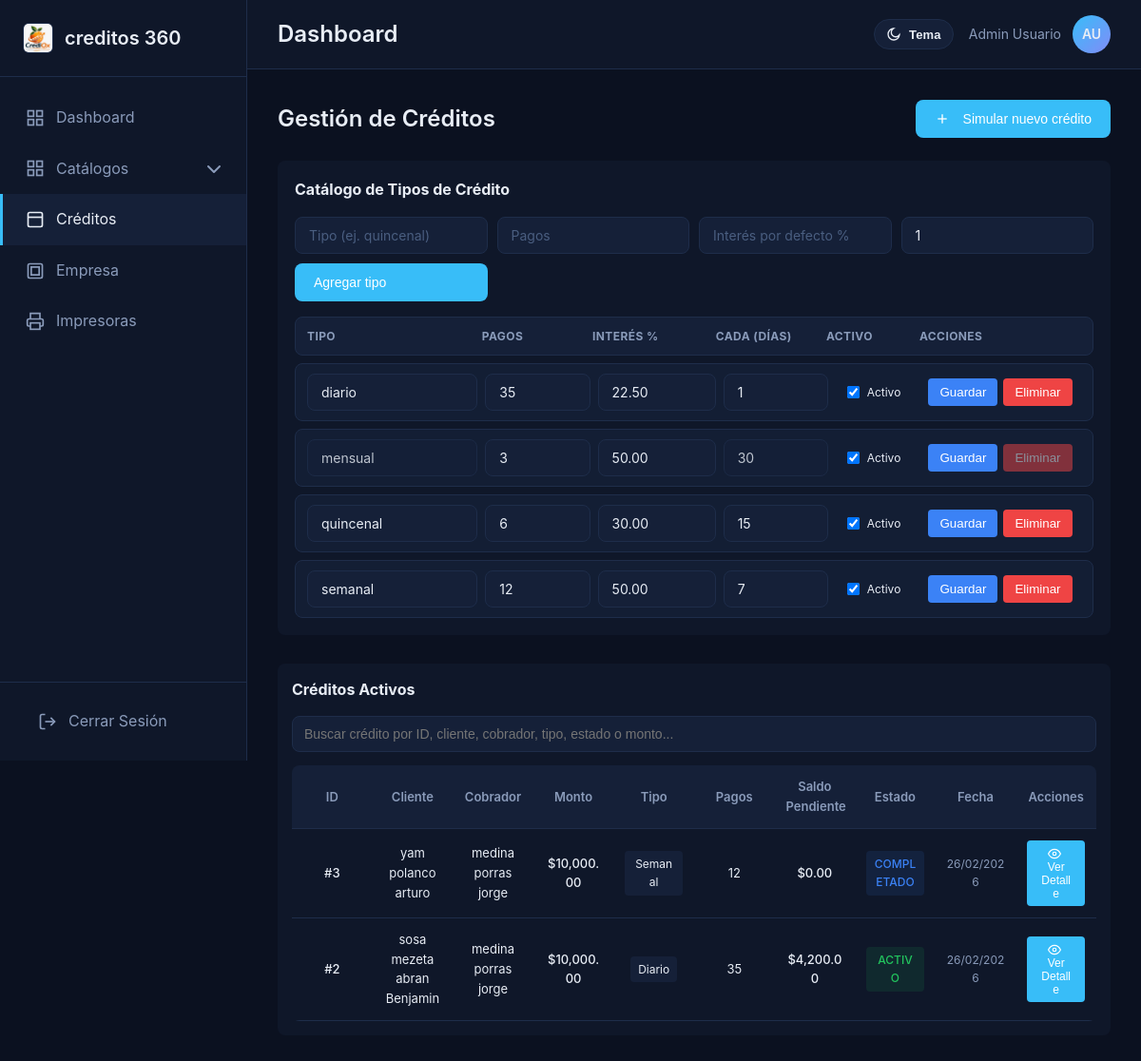
Page /public/creditos (signed in) on the earlier database version.
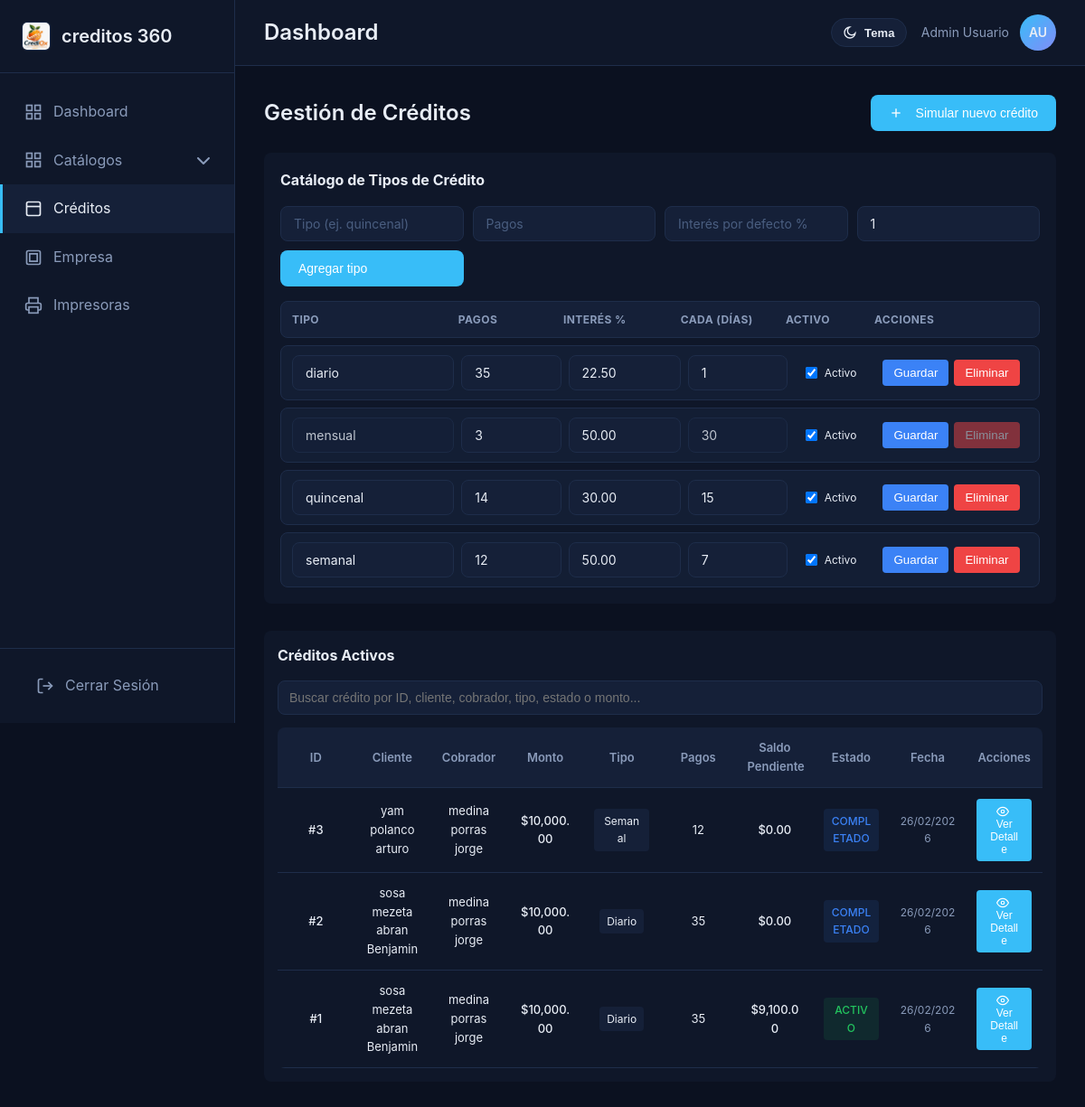
Same page on the later database version.
### tables this page shows
CREATE TABLE `tipos_credito` (
  `idtipo` int(11) NOT NULL,
  `tipo` varchar(50) NOT NULL,
  `cantidad_pagos` int(11) NOT NULL,
  `interes_default` decimal(5,2) NOT NULL,
  `dias_intervalo` int(11) NOT NULL DEFAULT 1,
  `es_flexible` tinyint(1) NOT NULL DEFAULT 0,
  `activo` tinyint(1) NOT NULL DEFAULT 1,
  `created_at` timestamp NULL DEFAULT current_timestamp(),
  `updated_at` timestamp NULL DEFAULT current_timestamp() ON UPDATE current_timestamp()
);

CREATE TABLE `creditos` (
  `idcredito` int(11) NOT NULL,
  `idcliente` int(11) NOT NULL,
  `idcobratario` int(11) DEFAULT NULL,
  `monto` decimal(10,2) NOT NULL,
  `tipo` varchar(50) NOT NULL,
  `interes` decimal(5,2) NOT NULL,
  `moratorio` decimal(10,2) NOT NULL,
  `cantidad_pagos` int(11) NOT NULL,
  `fecha_inicio` date NOT NULL,
  `fecha_fin` date NOT NULL,
  `total_pagos` decimal(10,2) NOT NULL,
  `total_pagado` decimal(10,2) DEFAULT 0.00,
  `saldo_pendiente` decimal(10,2) NOT NULL,
  `estado` enum('activo','completado','vencido','cancelado') DEFAULT 'activo',
  `fecha_creacion` timestamp NOT NULL DEFAULT current_timestamp(),
  `fecha_actualizacion` timestamp NOT NULL DEFAULT current_timestamp() ON UPDATE current_timestamp()
);

### app/views/creditos/index.php (the view, shortened to what the changed rows need)
<?php
$creditos = $creditos ?? [];
$tiposCredito = $tiposCredito ?? [];
?>
<section id="creditos" class="content-section">
    <div class="section-header">
        <h2>Gestión de Créditos</h2>
    </div>
    <div id="tipos-credito" style="margin-bottom: 30px;">
        <div style="background: var(--bg-secondary); padding: 18px; border-radius: 8px; margin-bottom: 15px;">
            <?php if (empty($tiposCredito)): ?>
                <div style="text-align: center; padding: 14px; color: var(--text-muted); background: var(--bg-tertiary); border-radius: 8px;">
                    No hay tipos de crédito registrados.
                </div>
            <?php else: ?>
                <div class="tipos-credito-lista">
                    <?php foreach ($tiposCredito as $itemTipo): ?>
                        <form method="POST" action="/proyecto-residencia/public/creditos/tipos/actualizar" class="tipos-credito-row-form">
                            <div>
                                <input type="text" name="tipo" value="<?= htmlspecialchars($itemTipo['tipo']) ?>" <?= ((int)($itemTipo['es_flexible'] ?? 0) === 1 ? 'readonly' : '') ?> required>
                            </div>
                            <div>
                                <input type="number" name="cantidad_pagos" min="1" value="<?= (int)$itemTipo['cantidad_pagos'] ?>" required>
                            </div>
                            <div>
                                <input type="number" name="interes_default" min="0" step="0.01" value="<?= htmlspecialchars($itemTipo['interes_default']) ?>" required>
                            </div>
                            <div>
                                <input type="number" name="dias_intervalo" min="1" value="<?= (int)$itemTipo['dias_intervalo'] ?>" <?= ((int)($itemTipo['es_flexible'] ?? 0) === 1 ? 'readonly' : '') ?> required>
                            </div>
                            <div>
                                <label class="tipo-activo-label">
                                    <input type="checkbox" name="activo" value="1" <?= ((int)$itemTipo['activo'] === 1 ? 'checked' : '') ?>>
                                    Activo
                                </label>
                            </div>
                            <div class="tipo-acciones">
                                <button type="submit" class="btn-tipo-guardar">Guardar</button>
                                <button type="submit" formaction="/proyecto-residencia/public/creditos/tipos/eliminar" formmethod="POST" onclick="return confirm('¿Eliminar este tipo de crédito?');" class="btn-tipo-eliminar" <?= ((int)($itemTipo['es_flexible'] ?? 0) === 1 ? 'disabled' : '') ?>>Eliminar</button>
                            </div>
                        </form>
                    <?php endforeach; ?>
                </div>
            <?php endif; ?>
        </div>
    </div>
    <div id="tablaCreditos" style="margin-bottom: 30px;">
        <div style="background: var(--bg-secondary); padding: 15px; border-radius: 8px; margin-bottom: 15px;">
            <?php if (empty($creditos)): ?>
                <div style="text-align: center; padding: 30px; color: var(--text-muted); background: var(--bg-tertiary); border-radius: 8px;">
                    <p>📭 No hay créditos registrados aún.</p>
                    <p style="font-size: 13px; margin: 10px 0 0 0;">Haz clic en "Simular Crédito" para crear uno nuevo.</p>
                </div>
            <?php else: ?>
                <div style="overflow-x: auto; border-radius: 8px;">
                    <table style="width: 100%; border-collapse: collapse; font-size: 13px;">
                        <thead style="background: var(--bg-tertiary); position: sticky; top: 0;">
                            <tr>
                                <th style="padding: 12px; text-align: center; color: var(--text-secondary); font-weight: 600;">ID</th>
                                <th style="padding: 12px; text-align: center; color: var(--text-secondary); font-weight: 600;">Cliente</th>
                                <th style="padding: 12px; text-align: center; color: var(--text-secondary); font-weight: 600;">Cobrador</th>
                                <th style="padding: 12px; text-align: center; color: var(--text-secondary); font-weight: 600;">Monto</th>
                                <th style="padding: 12px; text-align: center; color: var(--text-secondary); font-weight: 600;">Tipo</th>
                                <th style="padding: 12px; text-align: center; color: var(--text-secondary); font-weight: 600;">Pagos</th>
                                <th style="padding: 12px; text-align: center; color: var(--text-secondary); font-weight: 600;">Saldo Pendiente</th>
                                <th style="padding: 12px; text-align: center; color: var(--text-secondary); font-weight: 600;">Estado</th>
                                <th style="padding: 12px; text-align: center; color: var(--text-secondary); font-weight: 600;">Fecha</th>
                                <th style="padding: 12px; text-align: center; color: var(--text-secondary); font-weight: 600;">Acciones</th>
                            </tr>
                        </thead>
                        <tbody id="tbodyCreditosAdmin">
                            <?php foreach ($creditos as $credito): ?>
                                <tr style="border-bottom: 1px solid var(--border-color);">
                                    <td style="padding: 12px; text-align: center; color: var(--text-primary); font-weight: 500;">#<?= htmlspecialchars($credito['idcredito']) ?></td>
                                    <td style="padding: 12px; text-align: center; color: var(--text-primary);"><?= htmlspecialchars($credito['cliente']) ?></td>
                                    <td style="padding: 12px; text-align: center; color: var(--text-primary);"><?= htmlspecialchars($credito['cobratario']) ?></td>
                                    <td style="padding: 12px; text-align: center; color: var(--text-primary); font-weight: 500;">$<?= number_format($credito['monto'], 2, '.', ',') ?></td>
                                    <td style="padding: 12px; text-align: center; color: var(--text-primary);">
                                        <span style="display: inline-block; padding: 4px 8px; background: var(--bg-tertiary); border-radius: 4px; font-size: 12px; text-transform: capitalize;">
                                            <?= htmlspecialchars($credito['tipo']) ?>
                                        </span>
                                    </td>
                                    <td style="padding: 12px; text-align: center; color: var(--text-primary);"><?= htmlspecialchars($credito['cantidad_pagos']) ?></td>
                                    <td style="padding: 12px; text-align: center; color: var(--text-primary); font-weight: 500;">$<?= number_format($credito['saldo_pendiente'], 2, '.', ',') ?></td>
                                    <td style="padding: 12px; text-align: center;">
                                        <span style="display: inline-block; padding: 4px 8px; border-radius: 4px; font-size: 12px; font-weight: 500;
                                            <?php
                                            if ($credito['estado'] === 'activo') {
                                                echo 'background: rgba(34, 197, 94, 0.1); color: rgb(34, 197, 94);';
                                            } elseif ($credito['estado'] === 'completado') {
                                                echo 'background: rgba(59, 130, 246, 0.1); color: rgb(59, 130, 246);';
                                            } else {
                                                echo 'background: rgba(239, 68, 68, 0.1); color: rgb(239, 68, 68);';
                                            }
                                            ?>
                                        ">
                                            <?= htmlspecialchars(strtoupper($credito['estado'])) ?>
                                        </span>
                                    </td>
                                    <td style="padding: 12px; text-align: center; color: var(--text-secondary); font-size: 12px;">
                                        <?= date('d/m/Y', strtotime($credito['fecha_creacion'])) ?>
                                    </td>
                                    <td style="padding: 12px; text-align: center;">
                                        <button type="button" onclick="verDetalleCredito(<?= $credito['idcredito'] ?>)" style="padding: 6px 12px; background: var(--accent-blue); color: white; border: none; border-radius: 4px; cursor: pointer; font-size: 12px; font-weight: 500; transition: background 0.2s;" onmouseover="this.style.background='rgb(37, 149, 218)'" onmouseout="this.style.background='var(--accent-blue)'">
                                            <svg width="14" height="14" viewBox="0 0 24 24" fill="none" stroke="currentColor" stroke-width="2" style="vertical-align: middle; margin-right: 4px;">
                                                <path d="M1 12s4-8 11-8 11 8 11 8-4 8-11 8-11-8-11-8z"></path>
                                                <circle cx="12" cy="12" r="3"></circle>
                                            </svg>
                                            Ver Detalle
                                        </button>
                                    </td>
                                </tr>
                            <?php endforeach; ?>
                        </tbody>
                    </table>
                </div>
            <?php endif; ?>
        </div>
    </div>
</section>

Differences in the rows shown:
changed tipos_credito "quincenal": cantidad_pagos "6" → "14"
changed creditos id 2: saldo_pendiente "4,200.00" → "0.00"; estado "ACTIVO" → "COMPLETADO"
now on this page (row edited): creditos: idcredito "1", cliente "sosa mezeta abran Benjamin", cobratario "medina porras jorge", monto "10,000.00", tipo "Diario", cantidad_pagos "35", saldo_pendiente "9,100.00", estado "ACTIVO", fecha_creacion "26/02/2026"
